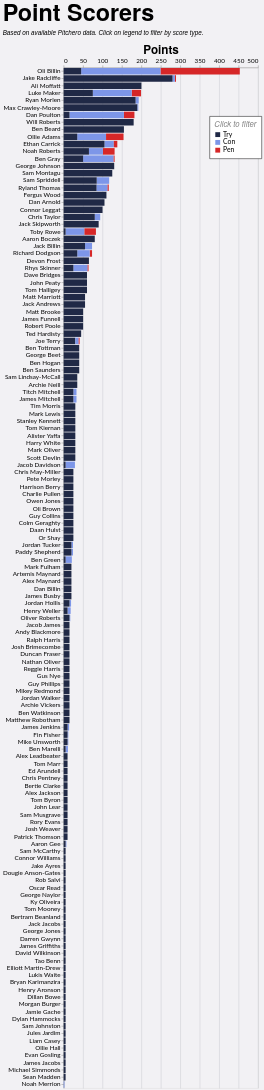

Source (Vega-Lite JSON):
### Vega-Lite specification from a JSON file in a GitHub repository (floating-point values rounded to 4 significant figures; data arrays with more than 128 entries replaced by an {"elided": "..."} marker saying what was removed)
{"config": {"axis": {"labelFont": "Lato, sans-serif", "titleFont": "PT Sans Narrow, Helvetica Neue, Helvetica, Arial, sans-serif", "labelFontSize": 13, "titleFontSize": 24, "gridColor": "#202947", "gridOpacity": 0.2}, "header": {"labelFont": "PT Sans Narrow, Helvetica Neue, Helvetica, Arial, sans-serif", "titleFont": "PT Sans Narrow, Helvetica Neue, Helvetica, Arial, sans-serif", "labelFontSize": 24, "titleFontSize": 28, "labelFontWeight": "bold", "orient": "left"}, "legend": {"labelFont": "Lato, sans-serif", "titleFont": "PT Sans Narrow, Helvetica Neue, Helvetica, Arial, sans-serif", "labelFontSize": 14, "titleFontSize": 16, "titlePadding": 5, "fillColor": "white", "strokeColor": "black", "padding": 10, "titleFontWeight": "lighter", "titleFontStyle": "italic", "titleColor": "gray", "offset": 10}, "title": {"font": "PT Sans Narrow, Helvetica Neue, Helvetica, Arial, sans-serif", "fontSize": 48, "fontWeight": "bold", "anchor": "start", "align": "center", "titlePadding": 20, "subtitlePadding": 10, "subtitleFontSize": 13, "subtitleColor": "", "subtitleFontStyle": "italic", "offset": 15, "color": "black"}, "axisX": {"labelAngle": 0}, "facet": {"title": null, "header": null, "align": {"row": "each", "column": "each"}}, "resolve": {"scale": {"y": "independent", "facet": "independent"}}, "background": "#f2f1f4"}, "data": {"name": "data-6126573621116705c3537b819577ce45"}, "mark": {"type": "bar"}, "encoding": {"color": {"field": "event", "legend": {"legendX": 300, "legendY": 100, "orient": "none", "title": "Click to filter"}, "scale": {"domain": ["Try", "Con", "Pen"], "range": ["#202946", "#7d96e8", "#d62728"]}, "type": "nominal"}, "order": {"field": "event_sort", "sort": "ascending", "type": "quantitative"}, "tooltip": [{"field": "player", "title": "Player", "type": "nominal"}, {"field": "event", "title": "Type", "type": "nominal"}, {"aggregate": "sum", "field": "count", "title": "Count", "type": "quantitative"}, {"aggregate": "sum", "field": "Points", "title": "Points", "type": "quantitative"}, {"aggregate": "sum", "field": "A", "title": "Games", "type": "quantitative"}], "x": {"aggregate": "sum", "axis": {"orient": "top", "title": "Points"}, "field": "Points", "type": "quantitative"}, "y": {"field": "player", "sort": "-x", "title": null, "type": "nominal"}}, "height": {"step": 15}, "params": [{"name": "param_1", "select": {"type": "point", "fields": ["event"]}, "bind": "legend"}], "title": {"text": "Point Scorers", "subtitle": "Based on available Pitchero data. Click on legend to filter by score type."}, "transform": [{"filter": {"param": "param_1"}}, {"calculate": "datum.event == 'Try' ? 1 : datum.event == 'Con' ? 2 : datum.event == 'Pen' ? 3 : 4", "as": "event_sort"}], "width": 400, "$schema": "https://vega.github.io/schema/vega-lite/v5.20.1.json", "datasets": {"data-6126573621116705c3537b819577ce45": {"elided": "444 records"}}}
